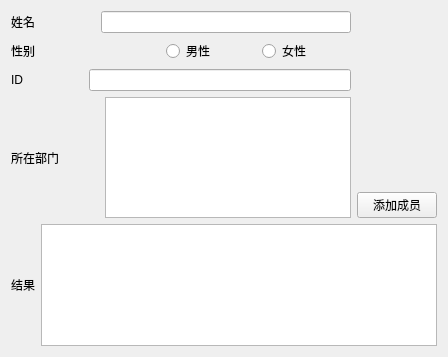
<?xml version="1.0" encoding="UTF-8"?>
<ui version="4.0">
 <class>Form</class>
 <widget class="QWidget" name="Form">
  <property name="geometry">
   <rect>
    <x>0</x>
    <y>0</y>
    <width>448</width>
    <height>357</height>
   </rect>
  </property>
  <property name="windowTitle">
   <string>Form</string>
  </property>
  <layout class="QVBoxLayout" name="verticalLayout_5">
   <item>
    <layout class="QHBoxLayout" name="horizontalLayout_6">
     <item>
      <layout class="QVBoxLayout" name="verticalLayout_3">
       <item>
        <layout class="QHBoxLayout" name="horizontalLayout_2">
         <item>
          <widget class="QLabel" name="label">
           <property name="text">
            <string>姓名</string>
           </property>
          </widget>
         </item>
         <item>
          <spacer name="horizontalSpacer_2">
           <property name="orientation">
            <enum>Qt::Horizontal</enum>
           </property>
           <property name="sizeType">
            <enum>QSizePolicy::Fixed</enum>
           </property>
           <property name="sizeHint" stdset="0">
            <size>
             <width>60</width>
             <height>20</height>
            </size>
           </property>
          </spacer>
         </item>
         <item>
          <widget class="QLineEdit" name="lineEdit"/>
         </item>
        </layout>
       </item>
       <item>
        <layout class="QHBoxLayout" name="horizontalLayout_4">
         <item>
          <widget class="QLabel" name="label_3">
           <property name="text">
            <string>性别</string>
           </property>
          </widget>
         </item>
         <item>
          <spacer name="horizontalSpacer_3">
           <property name="orientation">
            <enum>Qt::Horizontal</enum>
           </property>
           <property name="sizeType">
            <enum>QSizePolicy::Preferred</enum>
           </property>
           <property name="sizeHint" stdset="0">
            <size>
             <width>60</width>
             <height>20</height>
            </size>
           </property>
          </spacer>
         </item>
         <item>
          <widget class="QRadioButton" name="radioButton">
           <property name="text">
            <string>男性</string>
           </property>
          </widget>
         </item>
         <item>
          <widget class="QRadioButton" name="radioButton_2">
           <property name="text">
            <string>女性</string>
           </property>
          </widget>
         </item>
        </layout>
       </item>
       <item>
        <layout class="QHBoxLayout" name="horizontalLayout_3">
         <item>
          <widget class="QLabel" name="label_2">
           <property name="text">
            <string>ID</string>
           </property>
          </widget>
         </item>
         <item>
          <spacer name="horizontalSpacer_4">
           <property name="orientation">
            <enum>Qt::Horizontal</enum>
           </property>
           <property name="sizeType">
            <enum>QSizePolicy::Preferred</enum>
           </property>
           <property name="sizeHint" stdset="0">
            <size>
             <width>60</width>
             <height>20</height>
            </size>
           </property>
          </spacer>
         </item>
         <item>
          <widget class="QLineEdit" name="lineEdit_2"/>
         </item>
        </layout>
       </item>
       <item>
        <layout class="QHBoxLayout" name="horizontalLayout_5">
         <item>
          <widget class="QLabel" name="label_4">
           <property name="text">
            <string>所在部门</string>
           </property>
          </widget>
         </item>
         <item>
          <spacer name="horizontalSpacer">
           <property name="orientation">
            <enum>Qt::Horizontal</enum>
           </property>
           <property name="sizeType">
            <enum>QSizePolicy::Fixed</enum>
           </property>
           <property name="sizeHint" stdset="0">
            <size>
             <width>40</width>
             <height>20</height>
            </size>
           </property>
          </spacer>
         </item>
         <item>
          <widget class="QListView" name="listView"/>
         </item>
        </layout>
       </item>
      </layout>
     </item>
     <item>
      <layout class="QVBoxLayout" name="verticalLayout_4">
       <item>
        <spacer name="verticalSpacer">
         <property name="orientation">
          <enum>Qt::Vertical</enum>
         </property>
         <property name="sizeHint" stdset="0">
          <size>
           <width>20</width>
           <height>40</height>
          </size>
         </property>
        </spacer>
       </item>
       <item>
        <widget class="QPushButton" name="pushButton">
         <property name="text">
          <string>添加成员</string>
         </property>
        </widget>
       </item>
      </layout>
     </item>
    </layout>
   </item>
   <item>
    <layout class="QHBoxLayout" name="horizontalLayout_7">
     <item>
      <widget class="QLabel" name="label_5">
       <property name="text">
        <string>结果</string>
       </property>
      </widget>
     </item>
     <item>
      <widget class="QTextEdit" name="textEdit"/>
     </item>
    </layout>
   </item>
  </layout>
 </widget>
 <resources/>
 <connections/>
</ui>
